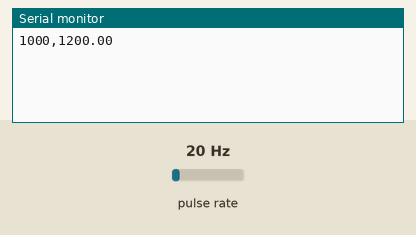
This sketch was run on a simulated Arduino Uno, built with avr-gcc and run on an emulated ATmega328P. On the bench: the last lines printed to the serial monitor. Wiring (inferred from the names in the program): pulse sensor: data pin 2. The test bench sets the inputs (shaded band); at power-on: pulse rate 20 Hz.

Above: at 1.2 s.
1.3 s: pulse rate (sensor on pin 2) set to 4 Hz
At 2.6 s:
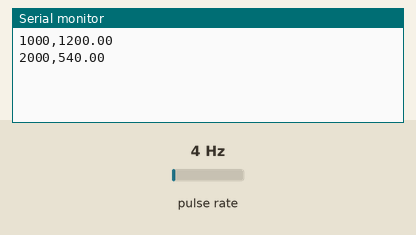
2.8 s: pulse rate (sensor on pin 2) set to 50 Hz
At 3.8 s:
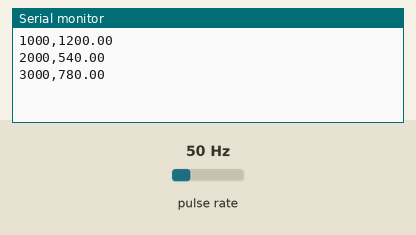
Timing chart, 0 to 5.8 s (numbered marks = the images above; inputs shaded):
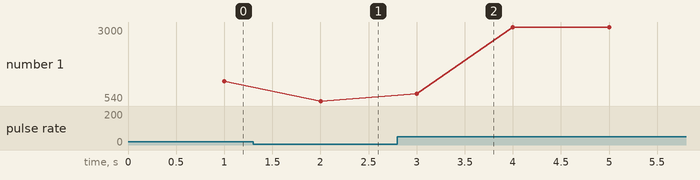

Measured:
- after the input at 1.3 s, the serial monitor: prints a new line after 0.70 s (image 1)
- after the input at 2.8 s, the serial monitor: prints a new line after 0.20 s (image 2)
- plotted number 1: 1200 → 540 after the input at 1.3 s

The sketch:

hall_sensor.ino
```cpp
const int hallPin = 2; // Hall-Sensor an Digital-Pin 2 (Interrupt-fähig)
volatile unsigned long pulseCount = 0;
unsigned long lastTime = 0;
const unsigned long interval = 1000; // Alle 1 Sekunde senden

void hallISR() {
  pulseCount++;
}

void setup() {
  Serial.begin(9600);
  pinMode(hallPin, INPUT_PULLUP);
  attachInterrupt(digitalPinToInterrupt(hallPin), hallISR, FALLING);
}

void loop() {
  unsigned long now = millis();
  if (now - lastTime >= interval) {
    noInterrupts();
    unsigned long count = pulseCount;
    pulseCount = 0;
    interrupts();

    // RPM berechnen (1 Magnet = 1 Impuls pro Umdrehung)
    float rpm = count * 60.0; // count pro Sekunde * 60

    Serial.print(now);
    Serial.print(",");
    Serial.println(rpm);

    lastTime = now;
  }
}
```
